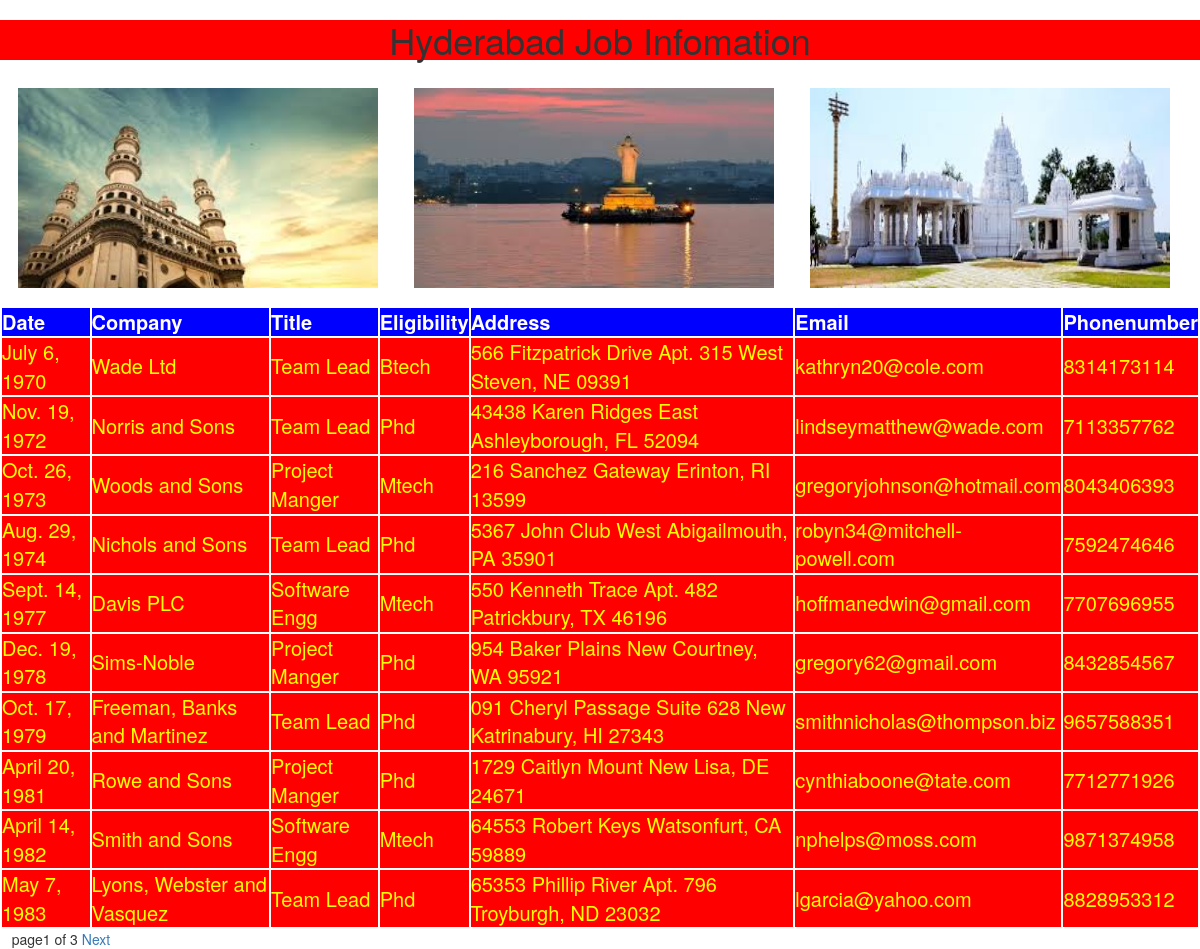
Screenshot of /hybjobs/ with the database file from the repository.
### testapp/models.py (models this page shows)
class hybjobs(models.Model):
    date=models.DateField();
    company=models.CharField(max_length=100);
    title=models.CharField(max_length=100);
    eligibility=models.CharField(max_length=100);
    address=models.CharField(max_length=100);
    email=models.EmailField();
    phonenumber=models.IntegerField()

### testapp/views.py (the view)
# urls.py: path('hybjobs/', views.hybjobs1),
def hybjobs1(request):
    jobs_list=hybjobs.objects.order_by('date')
    paginator=Paginator(jobs_list,10)
    page_number=request.GET.get('page')
    try:
        jobs_list=paginator.page(page_number)
    except PageNotAnInteger:
        jobs_list=paginator.page(1)
    except EmptyPage:
        jobs_list=paginator.page(paginator.num_pages)
    return render (request,'testapp/hybjobs.html',{'jobs_list':jobs_list})

### templates/testapp/hybjobs.html (shortened to what this page needs)
<!DOCTYPE html>
{% load static %}
<html lang="en" dir="ltr">
  <head>
    <link rel="stylesheet" href="{% static 'css/jobs.css'%}">
    <link rel="stylesheet" href="https://stackpath.bootstrapcdn.com/bootstrap/3.4.1/css/bootstrap.min.css">
  </head>
  <body>
    <h1>Hyderabad Job Infomation</h1>
    <img src="{%static 'image/hyb1.jpg'%}" alt="">
    <img src="{%static 'image/hyb2.jpg'%}" alt="">
    <img src="{%static 'image/hyb3.jpg'%}" alt="">
    {%if jobs_list%}
      <table id="tab">
        <thead>
          <th>Date</th>
          <th>Company</th>
          <th>Title</th>
          <th>Eligibility</th>
          <th>Address</th>
          <th>Email</th>
          <th>Phonenumber</th>
        </thead>
        {%for i in jobs_list%}
          <tr>
            <td>{{i.date}}</td>
            <td>{{i.company}}</td>
            <td>{{i.title}}</td>
            <td>{{i.eligibility}}</td>
            <td>{{i.address}}</td>
            <td>{{i.email}}</td>
            <td>{{i.phonenumber}}</td>
          </tr>
        {%endfor%}
      </table>
      {%else%}
        <h1>NO Jobs I Hyderabad</h1>
    {%endif%}
    {%include 'testapp/pagination.html' with page=jobs_list%}
  </body>
</html>

### templates/testapp/pagination.html (shortened to what this page needs)
<div class="Paginator">
  <span>page{{page.number}} of {{page.paginator.num_pages}}</span>
  {%if page.has_next%}
    <a href="?page={{page.next_page_number}}">Next</a>
  {%endif%}
</div>

### static/css/jobs.css (style rules this page uses)
body { background: url(https://encrypted-tbn0.gstatic.com/images?q=tbn%3AANd9GcSwWQeFBRyclHzWLG3E6pkbnibNZsPWwU1yA6I2NsPzfoOpYXGP&usqp=CAU); background-repeat: no-repeat; background-size: cover; }
img { height: 200px; width: 30%; float: left; margin: 1.5%; border: 2px solid red; }
h1 { background: red; text-align: center; color: white; }
table,thead,tr,th,td { color: yellow; border: 2px solid white; font-size: 20px; margin: auto; background: red; }
thead,th { color: white; border: 2px solid white; font-size: 20px; margin: auto; background: blue; }

### rows the page displays
hybjobs: date "July 6, 1970", company "Wade Ltd", title "Team Lead", eligibility "Btech", address "566 Fitzpatrick Drive Apt. 315 West Steven, NE 09391", email "kathryn20@cole.com", phonenumber "8314173114"
hybjobs: date "Nov. 19, 1972", company "Norris and Sons", title "Team Lead", eligibility "Phd", address "43438 Karen Ridges East Ashleyborough, FL 52094", email "lindseymatthew@wade.com", phonenumber "7113357762"
hybjobs: date "Oct. 26, 1973", company "Woods and Sons", title "Project Manger", eligibility "Mtech", address "216 Sanchez Gateway Erinton, RI 13599", email "gregoryjohnson@hotmail.com", phonenumber "8043406393"
hybjobs: date "Aug. 29, 1974", company "Nichols and Sons", title "Team Lead", eligibility "Phd", address "5367 John Club West Abigailmouth, PA 35901", email "robyn34@mitchell-powell.com", phonenumber "7592474646"
hybjobs: date "Sept. 14, 1977", company "Davis PLC", title "Software Engg", eligibility "Mtech", address "550 Kenneth Trace Apt. 482 Patrickbury, TX 46196", email "hoffmanedwin@gmail.com", phonenumber "7707696955"
hybjobs: date "Dec. 19, 1978", company "Sims-Noble", title "Project Manger", eligibility "Phd", address "954 Baker Plains New Courtney, WA 95921", email "gregory62@gmail.com", phonenumber "8432854567"
hybjobs: date "Oct. 17, 1979", company "Freeman, Banks and Martinez", title "Team Lead", eligibility "Phd", address "091 Cheryl Passage Suite 628 New Katrinabury, HI 27343", email "smithnicholas@thompson.biz", phonenumber "9657588351"
hybjobs: date "April 20, 1981", company "Rowe and Sons", title "Project Manger", eligibility "Phd", address "1729 Caitlyn Mount New Lisa, DE 24671", email "cynthiaboone@tate.com", phonenumber "7712771926"
hybjobs: date "April 14, 1982", company "Smith and Sons", title "Software Engg", eligibility "Mtech", address "64553 Robert Keys Watsonfurt, CA 59889", email "nphelps@moss.com", phonenumber "9871374958"
hybjobs: date "May 7, 1983", company "Lyons, Webster and Vasquez", title "Team Lead", eligibility "Phd", address "65353 Phillip River Apt. 796 Troyburgh, ND 23032", email "lgarcia@yahoo.com", phonenumber "8828953312"

### other values shown
{{ page.number }} "1"
{{ page.paginator.num_pages }} "3"
